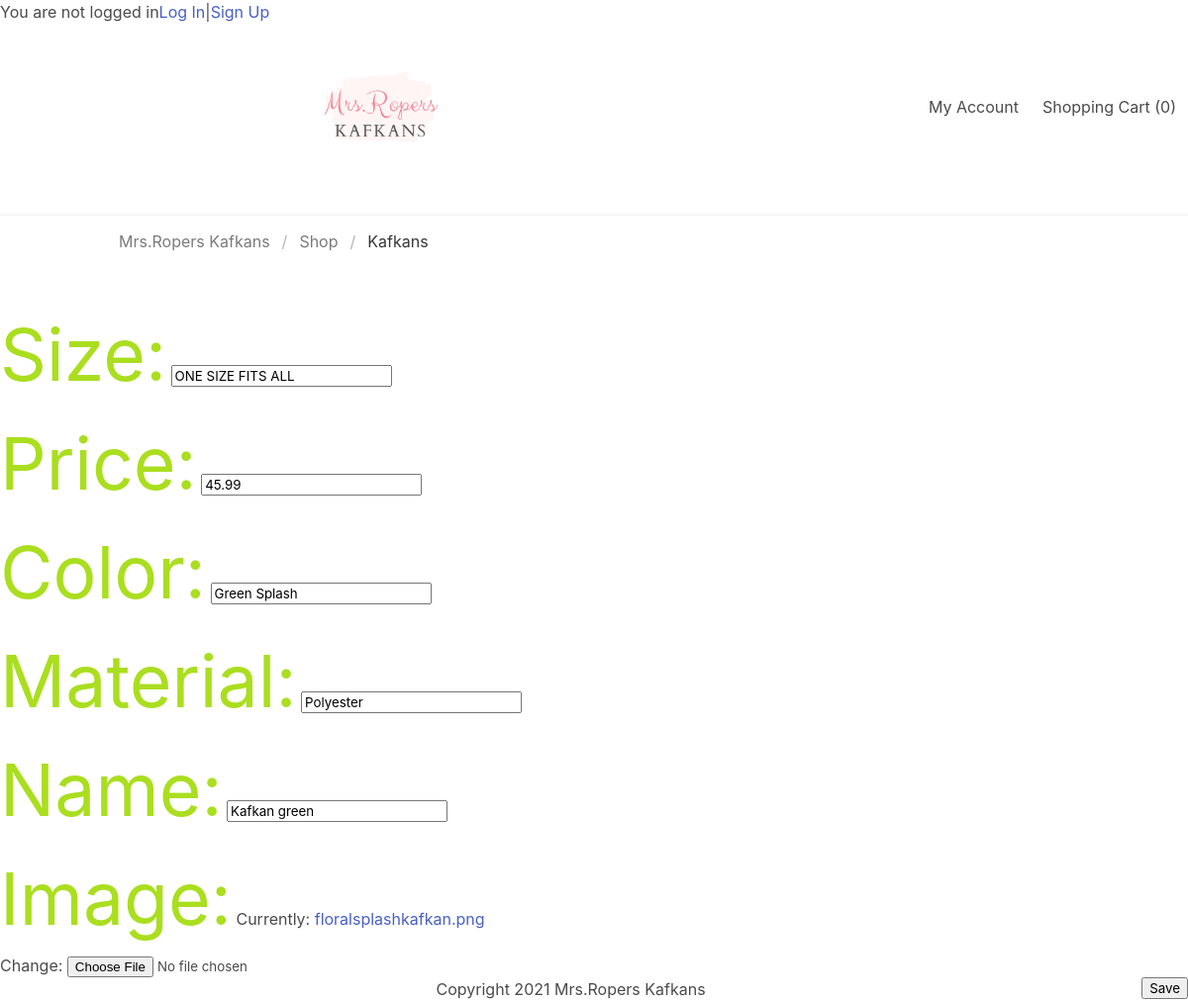
The page /kafkan/11/edit/ on the database as committed earlier.
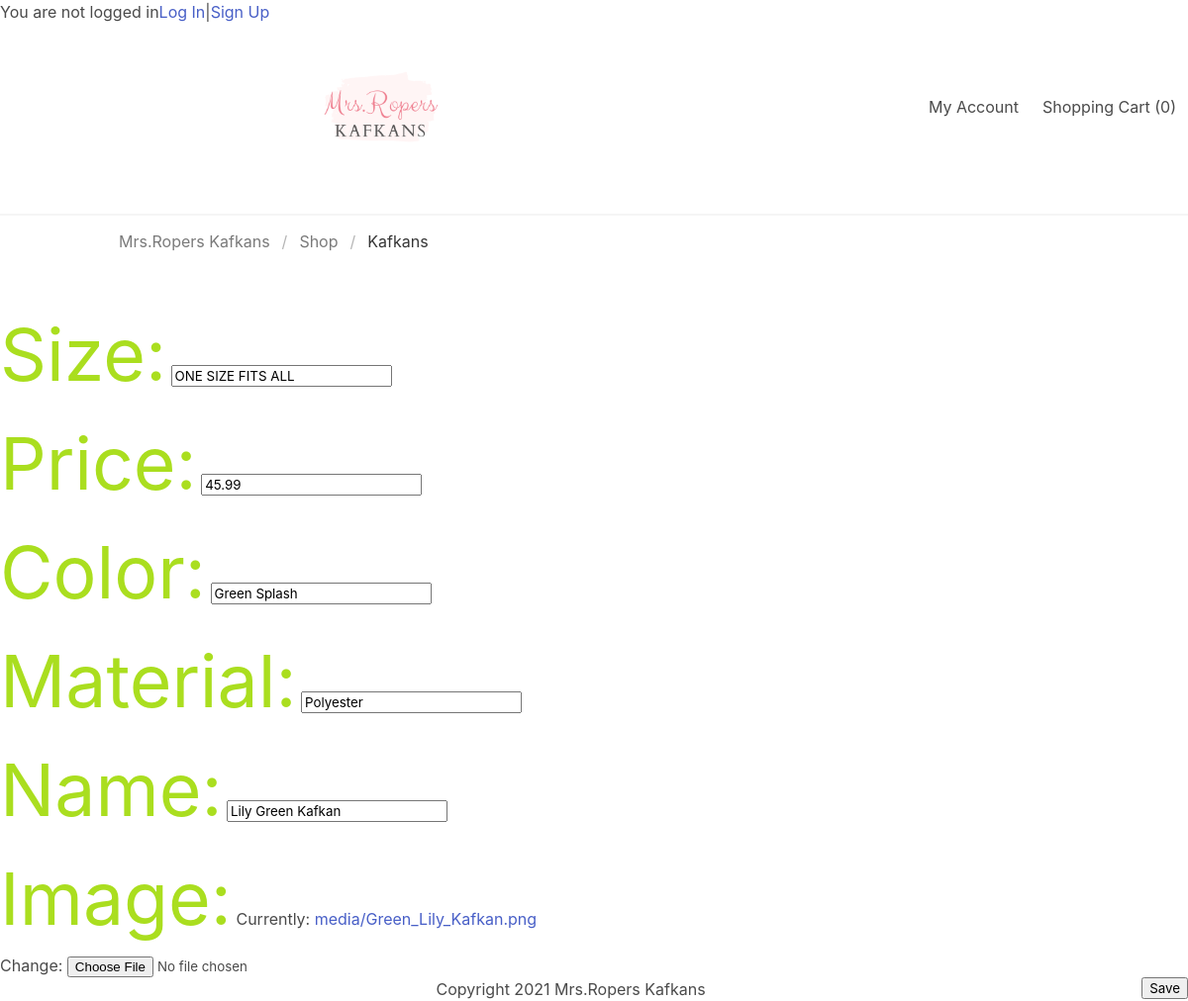
The same page on the database as committed later.
### kafkan_store/models.py (models this page shows, shortened)
class Kafkan(models.Model):
    size = models.CharField(max_length=200)
    price = models.DecimalField(max_digits=10, decimal_places=2)
    color = models.CharField(max_length=100)
    material = models.CharField(max_length=100)
    name = models.CharField(max_length=250, blank=True)
    image = models.ImageField(upload_to="./media")
    author = models.ForeignKey(settings.AUTH_USER_MODEL, on_delete=CASCADE)
    class Meta:
        ordering = ['image']

### kafkan_store/views.py (the view)
# urls.py: path('kafkan/<int:pk>/edit/', views.kafkan_edit, name='kafkan_edit'),
def kafkan_edit(request, pk):
    kafkan = get_object_or_404(Kafkan, pk=pk)
    if request.method == "GET":
        form = KafkanForm( instance=kafkan)
    else:
        form = KafkanForm(request.POST, instance=kafkan)
        if form.is_valid():
            form.save()
            return redirect("kafkan_list")
    return render(request, "kafkan_edit.html", {"form": form, "kafkan": kafkan})

### kafkan_store/forms.py
class KafkanForm(forms.ModelForm):
    class Meta:
        model = Kafkan
        fields = ['size', 'price', 'color', 'material','name', 'image']

### templates/kafkan_edit.html
{% extends 'base.html' %}
{% block content %}
<article class="kafkan">
    <form method="POST" class=post_form>{% csrf_token %}
        {{ form.as_p }}
    <button type='submit' class='save btn btn-save'>Save</button>
    </form>
</article>
{% endblock %}

Rows that differ between the two databases and show on the page:
changed Kafkan "ONE SIZE FITS ALL": name "Kafkan green" → "Lily Green Kafkan"
Other text that changed with them:
text no longer shown: "Size: Price: Color: Material: Name: Image: Currently: floralsplashkafkan.png Change:"
text now shown: "Size: Price: Color: Material: Name: Image: Currently: media/Green_Lily_Kafkan.png Change:"
